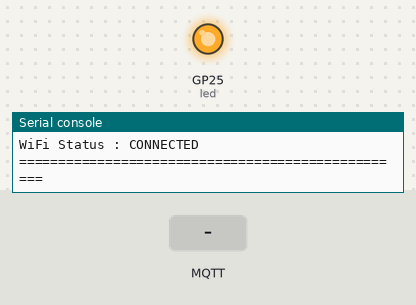
A program run on a simulated Raspberry Pi Pico running MicroPython. Shown: output pins drawn as LEDs (lit = HIGH), the last lines printed to the serial console. The test bench sets the inputs (shaded band). WiFi joins after 1.5 s; the clock reads 2024-03-15 10:24:30 at power-on unless the program sets it; no MQTT or app messages arrive unless stated.

Above: at 3.3 s.
3.4 s: MQTT message "ON" arrives on the first subscribed topic
8.6 s: MQTT message "OFF" arrives on the first subscribed topic
At 13.0 s:
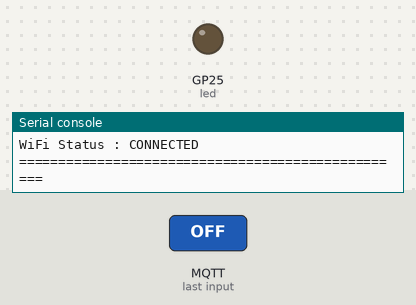
13.6 s: MQTT message "1" arrives on the first subscribed topic
Timing chart, 0 to 16.6 s (numbered marks = the images above; inputs shaded):
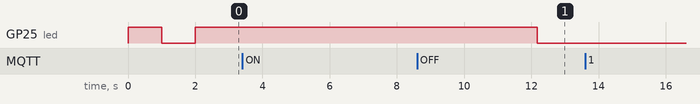

The program:

Control_LED_v2.py
```python
from machine import Pin
from time import sleep
import network
from umqtt.simple import MQTTClient
import config
import utime

# =========================================================
# GPIO SETUP
# =========================================================

# Built-in LED
led = Pin("LED", Pin.OUT)

# =========================================================
# MQTT TOPICS
# =========================================================

MQTT_TOPIC_LED = b'pico/led'

# =========================================================
# MQTT PARAMETERS
# =========================================================

MQTT_SERVER = config.mqtt_server
MQTT_PORT = 0

MQTT_USER = config.mqtt_username
MQTT_PASSWORD = config.mqtt_password

MQTT_CLIENT_ID = b'raspberrypi_picow'

MQTT_KEEPALIVE = 7200

MQTT_SSL = True
MQTT_SSL_PARAMS = {'server_hostname': MQTT_SERVER}

# =========================================================
# TERMINAL DESIGN
# =========================================================

def print_line():
    print("==================================================")

def print_header(title):
    print_line()
    print(title)
    print_line()

# =========================================================
# WIFI CONNECTION
# =========================================================

def initialize_wifi(ssid, password):

    wlan = network.WLAN(network.STA_IF)
    wlan.active(True)

    print_header("WIFI CONNECTION")

    print("Connecting to WiFi...")
    print("SSID :", ssid)

    wlan.connect(ssid, password)

    timeout = 20

    while timeout > 0:

        if wlan.status() >= 3:
            break

        timeout -= 1

        print("Waiting for WiFi connection...")

        led.toggle()

        sleep(1)

    if wlan.status() != 3:

        print("WiFi Connection Failed")
        print_line()

        return False

    else:

        led.on()

        print("WiFi Connected Successfully")
        print("IP Address :", wlan.ifconfig()[0])
        print("Subnet Mask:", wlan.ifconfig()[1])
        print("Gateway    :", wlan.ifconfig()[2])
        print("DNS        :", wlan.ifconfig()[3])

        print_line()

        return True

# =========================================================
# MQTT CONNECTION
# =========================================================

def connect_mqtt():

    try:

        print_header("MQTT CONNECTION")

        print("Connecting to MQTT Broker...")
        print("Server :", MQTT_SERVER.decode())

        client = MQTTClient(
            client_id=MQTT_CLIENT_ID,
            server=MQTT_SERVER,
            port=MQTT_PORT,
            user=MQTT_USER,
            password=MQTT_PASSWORD,
            keepalive=MQTT_KEEPALIVE,
            ssl=MQTT_SSL,
            ssl_params=MQTT_SSL_PARAMS
        )

        client.connect()

        print("MQTT Broker Connected Successfully")

        print_line()

        return client

    except Exception as e:

        print_header("MQTT CONNECTION ERROR")

        print("Error :", e)

        print_line()

        return None

# =========================================================
# MQTT SUBSCRIBE
# =========================================================

def subscribe(client, topic):

    client.subscribe(topic)

    print_header("MQTT SUBSCRIPTION")

    print("Subscribed Topic :", topic.decode())
    print("Subscription     : SUCCESS")

    print_line()

# =========================================================
# MQTT CALLBACK FUNCTION
# =========================================================

def my_callback(topic, message):

    print_header("MQTT MESSAGE RECEIVED")

    print("Topic   :", topic.decode())
    print("Message :", message.decode())

    # LED Control
    if message == b'ON':

        led.on()

        print("LED STATUS : ON")

    elif message == b'OFF':

        led.off()

        print("LED STATUS : OFF")

    else:

        print("Unknown Command")

    print_line()

# =========================================================
# MAIN PROGRAM
# =========================================================

try:

    print("\n")
    print("Raspberry Pi Pico W MQTT LED Controller")
    print("System Starting...")
    print("\n")

    # WiFi Connection
    if not initialize_wifi(
        config.wifi_ssid,
        config.wifi_password
    ):

        print("Program Stopped")

    else:

        # MQTT Connection
        client = connect_mqtt()

        if client is not None:

            # Set Callback
            client.set_callback(my_callback)

            # Subscribe Topic
            subscribe(client, MQTT_TOPIC_LED)

            # Main Loop
            while True:

                # Check Incoming MQTT Messages
                client.check_msg()

                # Heartbeat Monitor
                print_header("SYSTEM RUNNING")

                print("Time :", utime.localtime())
                print("Listening Topic :", MQTT_TOPIC_LED.decode())
                print("MQTT Status : CONNECTED")
                print("WiFi Status : CONNECTED")

                print_line()

                sleep(5)

except Exception as e:

    print_header("SYSTEM ERROR")

    print("Error :", e)

    print_line()
```

config.py
```python
wifi_ssid = 'REPLACE_WITH_YOUR_SSID'
wifi_password = 'REPLACE_WITH_YOUR_PASSWORD'
mqtt_server = b'MQTT_BROKER_URL'
mqtt_username = b'BROKER_USERNAME'
mqtt_password = b'BROKER_PASSWORD'
```

Measured:
- after the input at 8.6 s, GP25 (led): HIGH → LOW after 3.6 s
